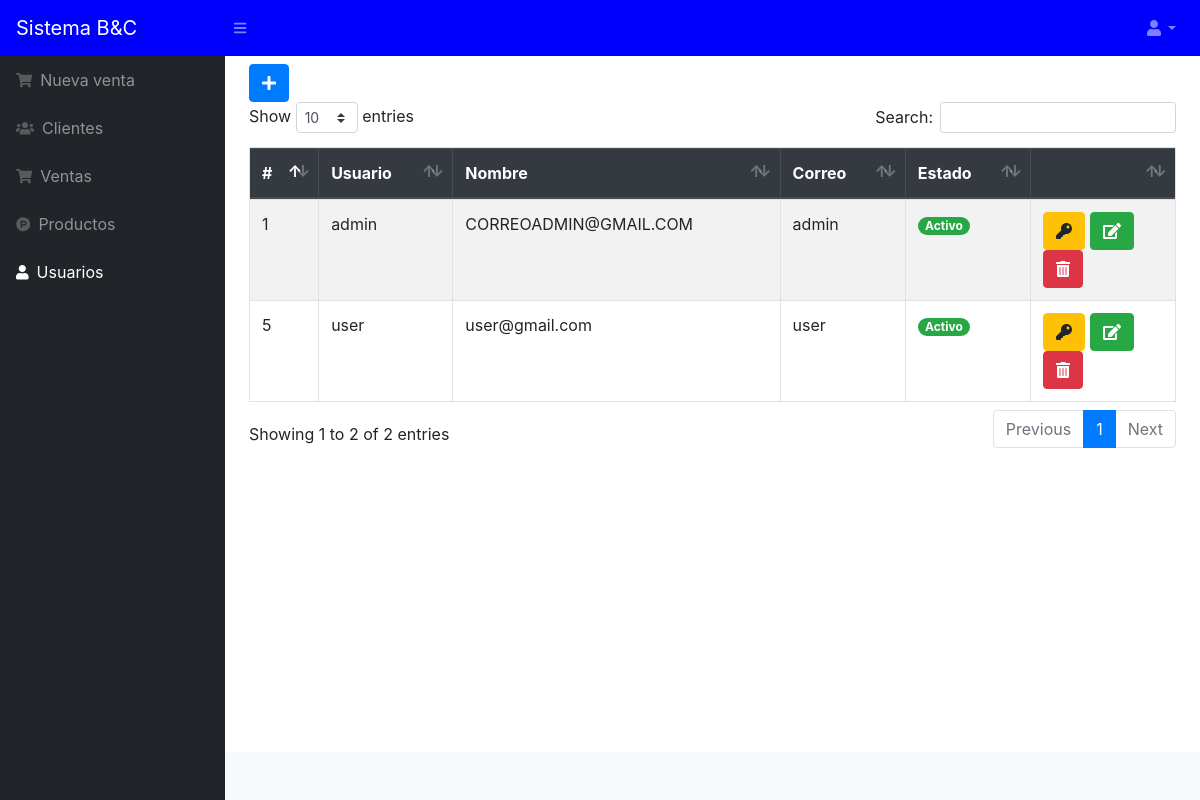
Screenshot of /sis_venta/src/usuarios.php (signed in) with the database file from the repository.
### tables this page shows
CREATE TABLE `usuario` (
  `idusuario` int(11) NOT NULL,
  `nombre` varchar(100) NOT NULL,
  `correo` varchar(100) NOT NULL,
  `usuario` varchar(20) NOT NULL,
  `clave` varchar(50) NOT NULL,
  `estado` int(11) NOT NULL DEFAULT 1
);

### sis_venta/src/usuarios.php (the view, shortened to what this page needs)
<?php include_once "includes/header.php";
?>
<button class="btn btn-primary" type="button" data-toggle="modal" data-target="#nuevo_usuario"><i class="fas fa-plus"></i></button>
<div class="table-responsive">
    <table class="table table-hover table-striped table-bordered mt-2" id="tbl">
        <thead class="thead-dark">
            <tr>
                <th>#</th>
                <th>Usuario</th>
                <th>Nombre</th>
                <th>Correo</th>
                <th>Estado</th>
                <th></th>
            </tr>
        </thead>
        <tbody>
            <?php
            include "../conexion.php";
            $query = mysqli_query($conexion, "SELECT * FROM usuario ORDER BY estado DESC");
            $result = mysqli_num_rows($query);
            if ($result > 0) {
                while ($data = mysqli_fetch_assoc($query)) {
                    if ($data['estado'] == 1) {
                        $estado = '<span class="badge badge-pill badge-success">Activo</span>';
                    } else {
                        $estado = '<span class="badge badge-pill badge-danger">Inactivo</span>';
                    }
            ?>
                    <tr>
                        <td><?php echo $data['idusuario']; ?></td>
                        <td><?php echo $data['nombre']; ?></td>
                        <td><?php echo $data['correo']; ?></td>
                        <td><?php echo $data['usuario']; ?></td>
                        <td><?php echo $estado; ?></td>
                        <td>
                            <?php if ($data['estado'] == 1) { ?>
                                <a href="rol.php?id=<?php echo $data['idusuario']; ?>" class="btn btn-warning"><i class='fas fa-key'></i></a>
                                <a href="editar_usuario.php?id=<?php echo $data['idusuario']; ?>" class="btn btn-success"><i class='fas fa-edit'></i></a>
                                <form action="eliminar_usuario.php?id=<?php echo $data['idusuario']; ?>" method="post" class="confirmar d-inline">
                                    <button class="btn btn-danger" type="submit"><i class='fas fa-trash-alt'></i> </button>
                                </form>
                            <?php } ?>
                        </td>
                    </tr>
            <?php }
            } ?>
        </tbody>
    </table>
</div>
<?php include_once "includes/footer.php"; ?>

### rows the page displays
usuario: idusuario "1", nombre "admin", correo "CORREOADMIN@GMAIL.COM", usuario "admin", estado "Activo"
usuario: idusuario "5", nombre "user", correo "user@gmail.com", usuario "user", estado "Activo"
